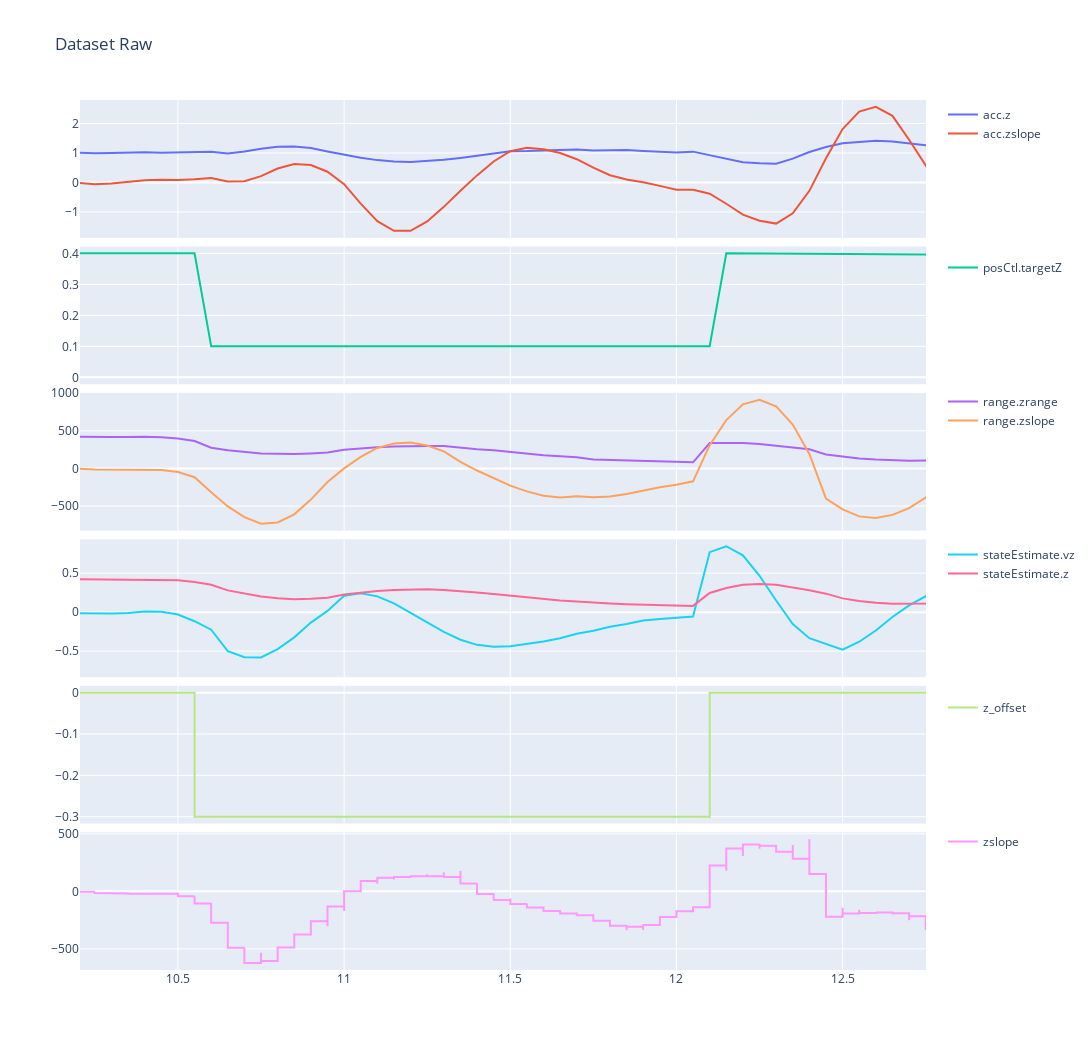

The cell this chart's notebook holds for it:
### Code cell
CF_df = pd.read_csv(DATASET, header=0, names=["Timestamp", "Timestamp_CF", "ID", "Value"]) # New dataformat including timestamp from crazyfly
#CF_df    = pd.read_csv(TRAIN_SENSOR_IN,  header=0, names=["Timestamp", "ID", "Value"])

drone_t0 = CF_df["Timestamp_CF"].iloc[0]

timedrift_slope = (CF_df["Timestamp"].iloc[-1]-CF_df["Timestamp"].iloc[0])/(CF_df["Timestamp_CF"].iloc[-1]-CF_df["Timestamp_CF"].iloc[0])

CF_df["Timestamp_CF"] = CF_df["Timestamp_CF"]-drone_t0
#CF_df["Timestamp_CF"] /= timedrift_slope
CF_df["Timestamp"] = CF_df["Timestamp_CF"]

print("Timedrift: ", timedrift_slope)

groups = np.unique([x.split(".")[0] for x in np.unique(CF_df["ID"])]) 

fig = make_subplots(rows=len(groups), cols=1, shared_xaxes=True, vertical_spacing=0.01)
                                                                                             
# extract the time-of-flight sensor value
for k, group in CF_df.groupby(["ID"]):
    index = groups.tolist().index(k.split(".")[0])+1
    group = group.reset_index()
    fig.append_trace(go.Scatter(x=group["Timestamp"]/1000, y= group["Value"], mode="lines", name=k, legendgroup = index), row = index, col = 1)              

fig.update_layout(
    title_text="Dataset Raw", 
    height=(len(groups)+1)*150, 
    width=15*80, 
    legend_tracegroupgap = 115,
)
fig.show()

### Figure 1 — Plotly figure (JSON) as saved in the notebook; plotly's stock layout.template omitted (floating-point values rounded to 4 significant figures; data arrays with more than 128 entries replaced by an {"elided": "..."} marker saying what was removed)
{"data": [{"legendgroup": "1", "mode": "lines", "name": "acc.z", "type": "scatter", "x": {"elided": "323 float values"}, "xaxis": "x", "y": {"elided": "323 float values"}, "yaxis": "y"}, {"legendgroup": "1", "mode": "lines", "name": "acc.zslope", "type": "scatter", "x": {"elided": "323 float values"}, "xaxis": "x", "y": {"elided": "323 float values"}, "yaxis": "y"}, {"legendgroup": "2", "mode": "lines", "name": "posCtl.targetZ", "type": "scatter", "x": {"elided": "323 float values"}, "xaxis": "x2", "y": {"elided": "323 float values"}, "yaxis": "y2"}, {"legendgroup": "3", "mode": "lines", "name": "range.zrange", "type": "scatter", "x": {"elided": "323 float values"}, "xaxis": "x3", "y": {"elided": "323 int values"}, "yaxis": "y3"}, {"legendgroup": "3", "mode": "lines", "name": "range.zslope", "type": "scatter", "x": {"elided": "323 float values"}, "xaxis": "x3", "y": {"elided": "323 float values"}, "yaxis": "y3"}, {"legendgroup": "4", "mode": "lines", "name": "stateEstimate.vz", "type": "scatter", "x": {"elided": "323 float values"}, "xaxis": "x4", "y": {"elided": "323 float values"}, "yaxis": "y4"}, {"legendgroup": "4", "mode": "lines", "name": "stateEstimate.z", "type": "scatter", "x": {"elided": "322 float values"}, "xaxis": "x4", "y": {"elided": "322 float values"}, "yaxis": "y4"}, {"legendgroup": "5", "mode": "lines", "name": "z_offset", "type": "scatter", "x": {"elided": "1615 float values"}, "xaxis": "x5", "y": {"elided": "1615 float values"}, "yaxis": "y5"}, {"legendgroup": "6", "mode": "lines", "name": "zslope", "type": "scatter", "x": {"elided": "1615 float values"}, "xaxis": "x6", "y": {"elided": "1615 float values"}, "yaxis": "y6"}], "layout": {"height": 1050, "legend": {"tracegroupgap": 115}, "title": {"text": "Dataset Raw"}, "width": 1200, "xaxis": {"anchor": "y", "autorange": false, "domain": [0, 1], "matches": "x6", "range": [10.21, 12.75], "showticklabels": false, "type": "linear"}, "xaxis2": {"anchor": "y2", "autorange": false, "domain": [0, 1], "matches": "x6", "range": [10.21, 12.75], "showticklabels": false, "type": "linear"}, "xaxis3": {"anchor": "y3", "autorange": false, "domain": [0, 1], "matches": "x6", "range": [10.21, 12.75], "showticklabels": false, "type": "linear"}, "xaxis4": {"anchor": "y4", "autorange": false, "domain": [0, 1], "matches": "x6", "range": [10.21, 12.75], "showticklabels": false, "type": "linear"}, "xaxis5": {"anchor": "y5", "autorange": false, "domain": [0, 1], "matches": "x6", "range": [10.21, 12.75], "showticklabels": false, "type": "linear"}, "xaxis6": {"anchor": "y6", "autorange": false, "domain": [0, 1], "range": [10.21, 12.75], "type": "linear"}, "yaxis": {"anchor": "x", "autorange": true, "domain": [0.8417, 1], "range": [-1.879, 2.8], "type": "linear"}, "yaxis2": {"anchor": "x2", "autorange": true, "domain": [0.6733, 0.8317], "range": [-0.02223, 0.4224], "type": "linear"}, "yaxis3": {"anchor": "x3", "autorange": true, "domain": [0.505, 0.6633], "range": [-826.8, 1004.0], "type": "linear"}, "yaxis4": {"anchor": "x4", "autorange": true, "domain": [0.3367, 0.495], "range": [-0.8329, 0.9333], "type": "linear"}, "yaxis5": {"anchor": "x5", "autorange": true, "domain": [0.1683, 0.3267], "range": [-0.3167, 0.01667], "type": "linear"}, "yaxis6": {"anchor": "x6", "autorange": true, "domain": [0, 0.1583], "range": [-683.0, 513.4], "type": "linear"}}}
